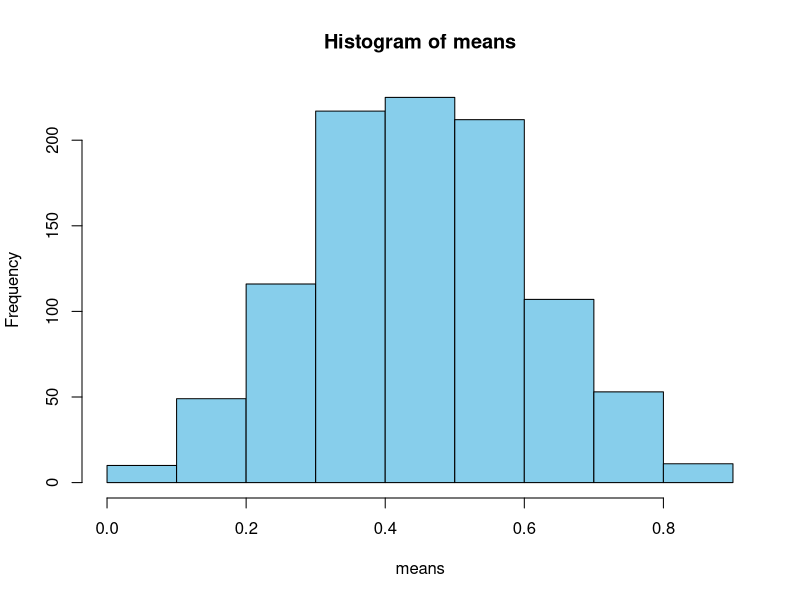
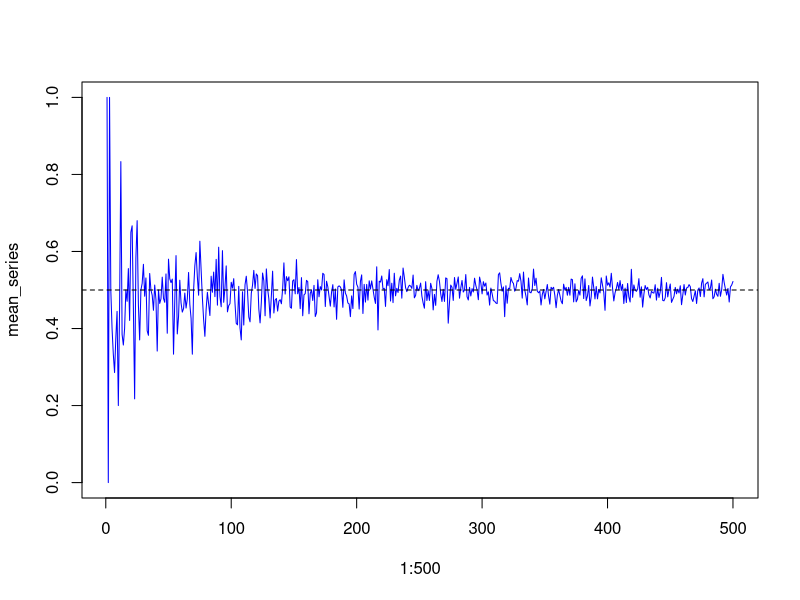
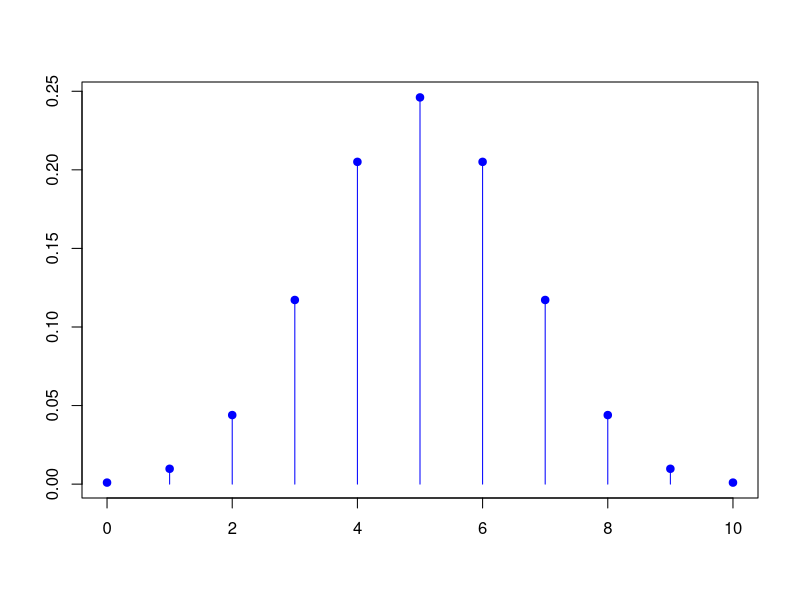
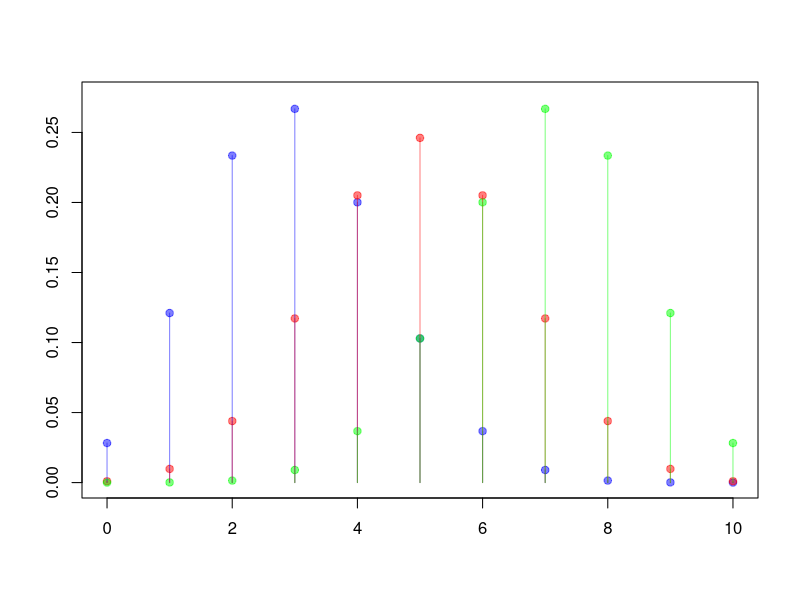
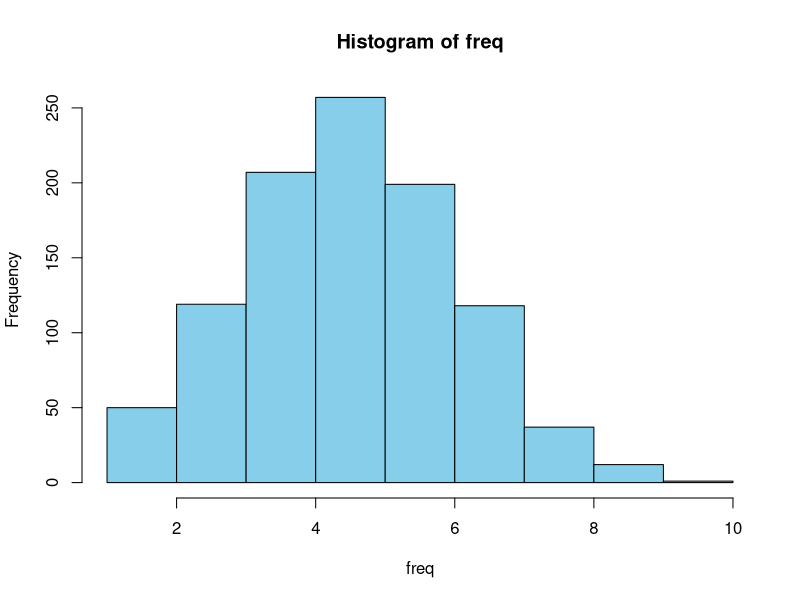

Write the R code that produced these figures, in order.
## ---- chunk 1
knitr::opts_chunk$set(echo = TRUE)
## ---- chunk 2
sample(c(0, 1), 1)
# sample(1:6,1) # サイコロ
rbinom(1, 1, 0.5)
## ---- chunk 3
coins <- sample(c(0,1), 10, replace = TRUE)
# replicate(10, sample(c(0, 1), 1)))
coins
mean(coins)
## ---- chunk 4
means <- replicate(1000,  mean(sample(c(0,1), 10, replace = TRUE)))
mean(means)
sd(means)
hist(means, col = "skyblue")
## ---- chunk 5
coin_mean <- function(n) mean(sample(c(0,1), n, replace = TRUE))
mean_series <- sapply(1:500, coin_mean)
plot(1:500, mean_series, type = "l", col = "blue")
abline(h = 0.5, lty = "dashed", col = "black")
## ---- chunk 6
dbinom(0:10, 10, 0.5)
sum(dbinom(0:10, 10, 0.5))
## ---- chunk 7
plot(0:10, dbinom(0:10, 10, 0.5), pch = 19, 
     col = "blue", xlab = "", ylab = "")
for (i in 0:10) {
  lines(x = c(i, i), y = c(0, dbinom(i, 10, 0.5)),
        col = "blue")
}
## ---- chunk 8
plot(0:10, dbinom(0:10, 10, 0.3), pch = 19, ylim = c(0, 0.275), 
     axes = FALSE, col = rgb(0,0,1,alpha = 0.5), xlab = "", ylab = "")
par(new = TRUE)
plot(0:10, dbinom(0:10, 10, 0.5), pch = 19, ylim = c(0, 0.275), 
     axes = FALSE, col = rgb(1,0,0,alpha = 0.5), xlab = "", ylab = "")
par(new = TRUE)
plot(0:10, dbinom(0:10, 10, 0.7), pch = 19, ylim = c(0, 0.275), 
     axes = TRUE, col = rgb(0,1,0,alpha = 0.5), xlab = "", ylab = "")
for (i in 0:10) {
  lines(x = c(i, i), y = c(0, dbinom(i, 10, 0.3)),
        col = rgb(0,0,1,alpha = 0.5))
}
for (i in 0:10) {
  lines(x = c(i, i), y = c(0, dbinom(i, 10, 0.5)),
        col = rgb(1,0,0,alpha = 0.5))
}
for (i in 0:10) {
  lines(x = c(i, i), y = c(0, dbinom(i, 10, 0.7)),
        col = rgb(0,1,0,alpha = 0.5))
}
## ---- chunk 9
freq <- rbinom(1000, 10, 0.5)
hist(freq, col = "skyblue")
